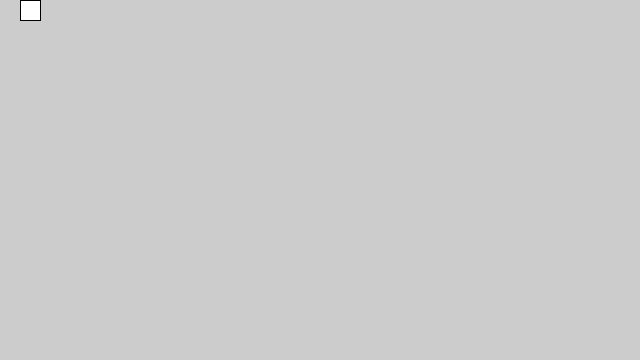
Frame 1 (no input)
Frame 60 (the mouse pressed at the canvas centre just before this capture): identical to frame 1, image omitted
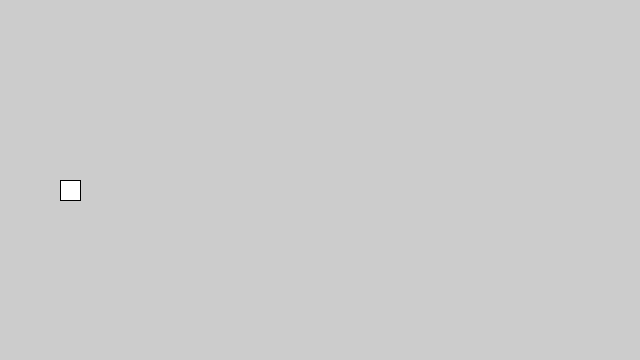
Frame 120 (the mouse held since frame 60 and released just before this capture)

The Processing sketch that drew these frames (run headless with seeded random() and noise(); from frame 60 on, the mouse is pressed at the canvas centre):

// Processing sketch: constrain_test
// ── constrain_test.pde


void setup()
{
    size(640, 360);
}


void draw()
{
  background(204);
  float mx = constrain(mouseX, 30, 70);
  rect(mx-10, mouseY, 20, 20);
}
